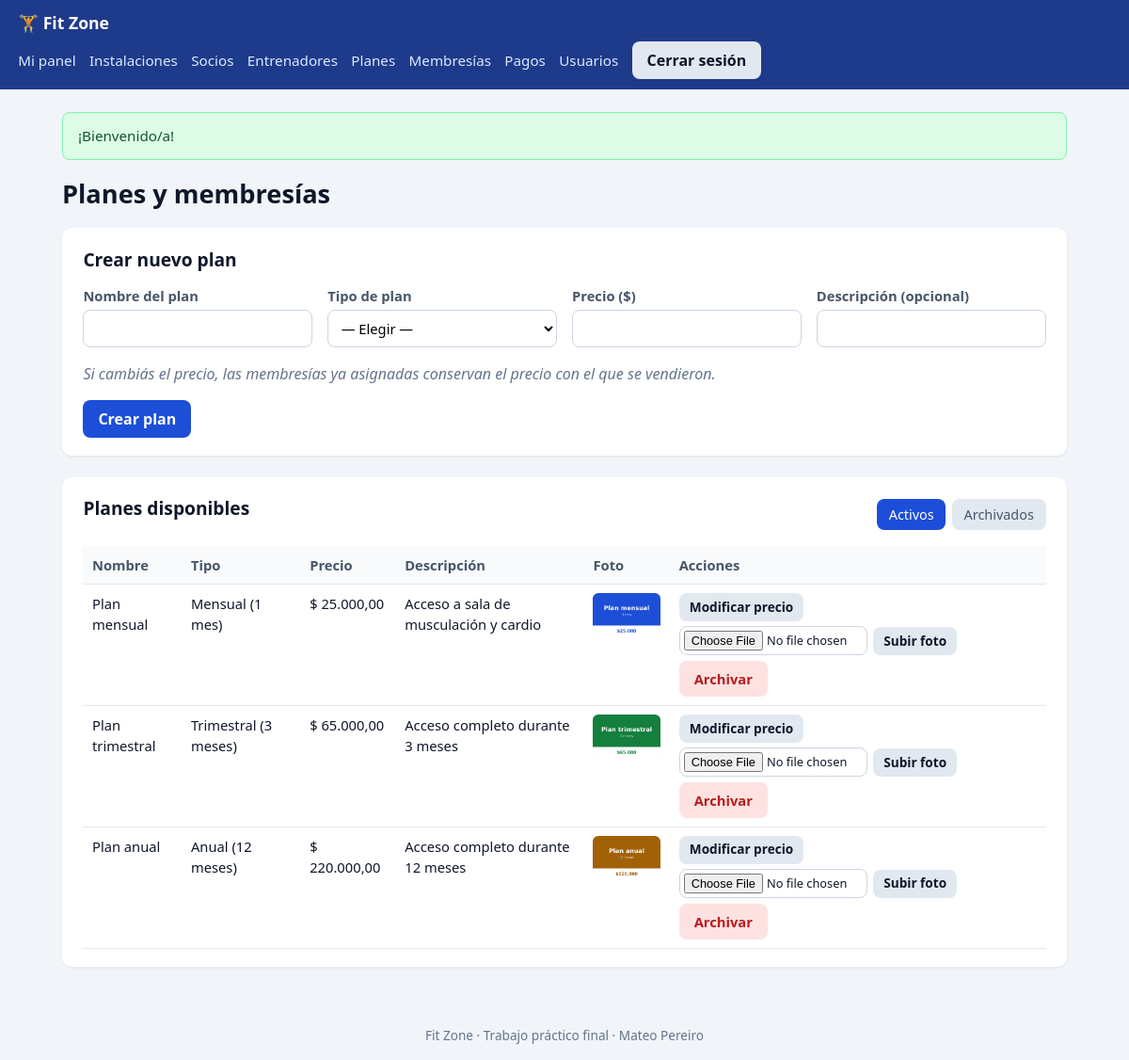
The page /planes.php (signed in) on the database its author committed.
### tables this page shows
CREATE TABLE planes (
    id              INT UNSIGNED AUTO_INCREMENT PRIMARY KEY,
    nombre          VARCHAR(50)   NOT NULL UNIQUE,
    duracion_meses  TINYINT UNSIGNED NOT NULL,
    precio          DECIMAL(10,2) NOT NULL,
    descripcion     VARCHAR(255)  NULL,
    creado_en       DATETIME NOT NULL DEFAULT CURRENT_TIMESTAMP,
    archivado_en    DATETIME NULL DEFAULT NULL,
    CONSTRAINT chk_plan_duracion CHECK (duracion_meses IN (1, 3, 12)),
    CONSTRAINT chk_plan_precio CHECK (precio >= 0)
);

### includes/funciones.php (called while the page is built, shortened)
<?php
function escapar($valor): string
{
    return htmlspecialchars((string) ($valor ?? ''), ENT_QUOTES | ENT_SUBSTITUTE, 'UTF-8');
}
function obtener_flash(): ?array
{
    $mensaje = $_SESSION['flash'] ?? null;
    return $mensaje;
}
function requerir_login(PDO $pdo): array
{
    $st = $pdo->prepare('SELECT id, nombre, apellido, dni, email, rol, creado_en, archivado_en
                         FROM usuarios WHERE id = :id');
    $st->execute([':id' => $_SESSION['usuario_id']]);
    $usuario = $st->fetch();
    return $usuario;
}
function requerir_admin(PDO $pdo): array
{
    $usuario = requerir_login($pdo);
    return $usuario;
}
function formato_dinero($monto): string
{
    return '$ ' . number_format((float) $monto, 2, ',', '.');
}
function imagen_de(string $carpeta, int $id): ?string
{
    foreach (['jpg', 'jpeg', 'png', 'webp'] as $ext) {
        $ruta = "img/$carpeta/$id.$ext";
        if (is_file(__DIR__ . '/../' . $ruta)) {
            return $ruta;
        }
    }
    return null;
}

### planes.php (the view, shortened to what this page needs)
<?php
require_once __DIR__ . '/includes/funciones.php';
require_once __DIR__ . '/includes/conexion.php';
require_once __DIR__ . '/includes/diseno.php';
$admin = requerir_admin($pdo);
$valores = ['nombre' => '', 'duracion_meses' => null, 'precio' => '', 'descripcion' => ''];
$idEditando = null;
$verArchivados = ($_GET['ver'] ?? '') === 'archivados';
$planes = $pdo->query('SELECT id, nombre, duracion_meses, precio, descripcion FROM planes
                       WHERE archivado_en ' . ($verArchivados ? 'IS NOT NULL' : 'IS NULL') . '
                       ORDER BY duracion_meses, precio')->fetchAll();
encabezado('Planes y membresías', $admin);
$modoEdicion = $idEditando !== null;
?>
<?php if (!$verArchivados): ?>
<section class="tarjeta">
    <h2><?= $modoEdicion ? 'Modificar plan y precio' : 'Crear nuevo plan' ?></h2>
    <form method="post" class="formulario">
        <div class="grilla">
            <?php
            campo('nombre', 'Nombre del plan', $valores['nombre'], ['requerido' => true, 'max' => 50]);
            select('duracion_meses', 'Tipo de plan', DURACIONES, $valores['duracion_meses'], ['requerido' => true]);
            ?>
        </div>
        <p class="vacio">Si cambiás el precio, las membresías ya asignadas conservan el precio con el que se vendieron.</p>
        <div class="acciones">
            <button type="submit"><?= $modoEdicion ? 'Guardar cambios' : 'Crear plan' ?></button>
        </div>
    </form>
</section>
<?php endif; ?>
<section class="tarjeta">
    <div class="cabecera-seccion">
        <h2>Planes disponibles</h2>
        <nav class="pestanas">
            <a href="planes.php" class="<?= !$verArchivados ? 'activa' : '' ?>">Activos</a>
            <a href="planes.php?ver=archivados" class="<?= $verArchivados ? 'activa' : '' ?>">Archivados</a>
        </nav>
    </div>
    <?php if (!$planes): ?>
        <p class="vacio">No hay planes para mostrar.</p>
    <?php else: ?>
    <div class="tabla-responsive">
        <table class="tabla">
            <thead><tr><th>Nombre</th><th>Tipo</th><th>Precio</th><th>Descripción</th><th>Foto</th><th>Acciones</th></tr></thead>
            <tbody>
            <?php foreach ($planes as $p): ?>
                <tr>
                    <td><?= escapar($p['nombre']) ?></td>
                    <td><?= escapar(DURACIONES[(int) $p['duracion_meses']] ?? $p['duracion_meses'] . ' meses') ?></td>
                    <td><?= escapar(formato_dinero($p['precio'])) ?></td>
                    <td><?= escapar($p['descripcion']) ?></td>
                    <td>
                        <?php $img = imagen_de('planes', (int) $p['id']); ?>
                        <?php if ($img): ?>
                            <img class="miniatura" src="<?= escapar($img) ?>" alt="<?= escapar($p['nombre']) ?>">
                        <?php else: ?>
                            <span class="etiqueta etiqueta-gris">Sin foto</span>
                        <?php endif; ?>
                    </td>
                    <td class="acciones-tabla">
                        <?php if ($verArchivados): ?>
                            <?php boton_accion('planes.php', ['accion' => 'reactivar', 'id' => $p['id']], 'Reactivar'); ?>
                        <?php else: ?>
                            <a class="boton-pequeno" href="planes.php?editar=<?= (int) $p['id'] ?>">Modificar precio</a>
                            <form method="post" action="subir_imagen.php" enctype="multipart/form-data" class="en-linea subir-foto">
                                <input type="file" name="imagen" accept="image/jpeg,image/png,image/webp" required>
                                <button type="submit" class="boton-pequeno">Subir foto</button>
                            </form>
                            <?php boton_accion('planes.php', ['accion' => 'archivar', 'id' => $p['id']], 'Archivar', 'boton-peligro', '¿Archivar este plan?'); ?>
                        <?php endif; ?>
                    </td>
                </tr>
            <?php endforeach; ?>
            </tbody>
        </table>
    </div>
    <?php endif; ?>
</section>
<?php pie();

### includes/diseno.php (shortened to what this page needs)
<?php
function encabezado(string $titulo, ?array $usuario = null): void
{
    $aviso = obtener_flash();
    ?>
<!DOCTYPE html>
<html lang="es">
<head>
    <link rel="stylesheet" href="css/estilos.css">
</head>
<body>
<?php if ($usuario): ?>
<header class="barra">
    <a class="marca" href="panel.php">🏋️ Fit Zone</a>
    <nav class="menu">
        <a href="panel.php">Mi panel</a>
        <a href="instalacion.php">Instalaciones</a>
        <?php if ($usuario['rol'] === 'admin'): ?>
            <a href="socios.php">Socios</a>
            <a href="entrenadores.php">Entrenadores</a>
            <a href="planes.php">Planes</a>
            <a href="membresias.php">Membresías</a>
            <a href="pagos.php">Pagos</a>
            <a href="admin_usuarios.php">Usuarios</a>
        <?php else: ?>
            <a href="mi_membresia.php">Mi membresía</a>
            <a href="ver_planes.php">Planes</a>
            <a href="ver_entrenadores.php">Entrenadores</a>
        <?php endif; ?>
        <form method="post" action="cerrar_sesion.php" class="en-linea">
            <button type="submit" class="boton-secundario">Cerrar sesión</button>
        </form>
    </nav>
</header>
<?php endif; ?>
<main class="contenedor">
<?php if ($aviso): ?>
    <div class="aviso aviso-<?= escapar($aviso['tipo']) ?>"><?= escapar($aviso['texto']) ?></div>
<?php endif; ?>
    <h1><?= escapar($titulo) ?></h1>
<?php
}
function pie(): void
{
    ?>
</main>
<footer class="pie">Fit Zone · Trabajo práctico final · Mateo Pereiro</footer>
</body>
</html>
<?php
}
function campo(string $nombre, string $etiqueta, $valor = '', array $o = []): void
{
    $atributos = '';
    if (!empty($o['requerido'])) {
        $atributos .= ' required';
    }
    if (isset($o['max'])) {
        $atributos .= ' maxlength="' . (int) $o['max'] . '"';
    }
    if (isset($o['min'])) {
        $atributos .= ' min="' . escapar($o['min']) . '"';
    }
    if (isset($o['paso'])) {
        $atributos .= ' step="' . escapar($o['paso']) . '"';
    }
    ?>
    <label class="campo">
        <span><?= escapar($etiqueta) ?></span>
        <input type="<?= escapar($o['tipo'] ?? 'text') ?>" name="<?= escapar($nombre) ?>"
               value="<?= escapar($valor) ?>"<?= $atributos ?>>
    </label>
    <?php
}
function select(string $nombre, string $etiqueta, array $opciones, $seleccionado = null, array $o = []): void
{
    $requerido = !empty($o['requerido']) ? ' required' : '';
    ?>
    <label class="campo">
        <span><?= escapar($etiqueta) ?></span>
        <select name="<?= escapar($nombre) ?>"<?= $requerido ?>>
            <?php if (empty($o['sin_placeholder'])): ?>
                <option value=""><?= escapar($o['primera'] ?? '— Elegir —') ?></option>
            <?php endif; ?>
        </select>
    </label>
    <?php
}
function boton_accion(string $url, array $campos, string $texto, string $clase = 'boton-secundario', ?string $confirmar = null): void
{
    $onsubmit = $confirmar ? ' onsubmit="return confirm(' . escapar(json_encode($confirmar)) . ');"' : '';
    echo '<form method="post" action="' . escapar($url) . '" class="en-linea"' . $onsubmit . '>';
    echo '<button type="submit" class="' . escapar($clase) . '">' . escapar($texto) . '</button></form>';
}

### css/estilos.css (style rules this page uses)
:root { --primario: #1d4ed8; --primario-oscuro: #1e3a8a; --fondo: #f1f5f9; --tarjeta: #ffffff; --texto: #0f172a; --suave: #64748b; --borde: #cbd5e1; --verde: #15803d; --rojo: #b91c1c; --amarillo: #a16207; --gris: #475569; --radio: 10px; }
* { box-sizing: border-box; }
body { margin: 0; font-family: system-ui, -apple-system, "Segoe UI", Roboto, Arial, sans-serif; background: var(--fondo); color: var(--texto); line-height: 1.5; min-height: 100vh; display: flex; flex-direction: column; }
h1 { font-size: 1.7rem; margin: 0 0 1rem; }
h2 { font-size: 1.2rem; margin: 0 0 .8rem; }
a { color: var(--primario); }
.barra { background: var(--primario-oscuro); color: #fff; padding: .7rem 1.2rem; }
.barra .marca { color: #fff; font-weight: 700; text-decoration: none; font-size: 1.1rem; }
.menu { display: flex; flex-wrap: wrap; gap: .4rem .9rem; align-items: center; margin-top: .4rem; }
.menu a { color: #dbeafe; text-decoration: none; font-size: .95rem; }
.contenedor { width: 100%; max-width: 1100px; margin: 1.5rem auto; padding: 0 16px; flex: 1; }
.pie { text-align: center; color: var(--suave); font-size: .85rem; padding: 1rem; }
.tarjeta { background: var(--tarjeta); border-radius: var(--radio); padding: 1.2rem 1.4rem; margin-bottom: 1.4rem; box-shadow: 0 1px 3px rgba(15, 23, 42, .08); }
.cabecera-seccion { display: flex; flex-wrap: wrap; justify-content: space-between; align-items: center; gap: .6rem; margin-bottom: .8rem; }
.formulario .grilla { display: grid; grid-template-columns: repeat(auto-fit, minmax(210px, 1fr)); gap: .8rem 1rem; }
.campo { display: flex; flex-direction: column; gap: .25rem; font-size: .92rem; }
.campo span { font-weight: 600; color: var(--gris); }
input, select, textarea { font: inherit; padding: .5rem .6rem; border: 1px solid var(--borde); border-radius: 8px; background: #fff; width: 100%; }
.acciones { display: flex; flex-wrap: wrap; gap: .6rem; align-items: center; margin-top: 1rem; }
.en-linea { display: inline-flex; gap: .4rem; align-items: center; margin: 0; }
button, .boton, .boton-secundario, .boton-peligro, .boton-pequeno { font: inherit; border: none; border-radius: 8px; padding: .5rem 1rem; cursor: pointer; text-decoration: none; display: inline-block; font-weight: 600; }
button, .boton { background: var(--primario); color: #fff; }
.boton-secundario { background: #e2e8f0; color: var(--texto); }
.boton-peligro { background: #fee2e2; color: var(--rojo); }
.boton-pequeno { background: #e2e8f0; color: var(--texto); padding: .3rem .7rem; font-size: .85rem; }
.aviso { padding: .8rem 1rem; border-radius: 8px; margin-bottom: 1rem; font-size: .95rem; }
.aviso-ok { background: #dcfce7; color: #14532d; border: 1px solid #86efac; }
.vacio { color: var(--suave); font-style: italic; }
.tabla-responsive { overflow-x: auto; }
.tabla { width: 100%; border-collapse: collapse; font-size: .92rem; }
.tabla th, .tabla td { text-align: left; padding: .55rem .6rem; border-bottom: 1px solid #e2e8f0; vertical-align: top; }
.tabla th { background: #f8fafc; color: var(--gris); font-weight: 700; }
.acciones-tabla { display: flex; flex-wrap: wrap; gap: .35rem; }
.pestanas { display: flex; gap: .4rem; }
.pestanas a { padding: .35rem .8rem; border-radius: 8px; text-decoration: none; color: var(--gris); background: #e2e8f0; font-size: .9rem; }
.pestanas a.activa { background: var(--primario); color: #fff; }
.miniatura { width: 72px; height: 48px; object-fit: cover; border-radius: 6px; display: block; background: #e2e8f0; }
.subir-foto { flex-wrap: wrap; align-items: center; }
.subir-foto input[type="file"] { width: auto; max-width: 200px; padding: .25rem; font-size: .8rem; }
.subir-foto button { padding: .3rem .7rem; font-size: .85rem; }

### rows shown on the page
planes: nombre "Plan mensual", duracion_meses "Mensual (1 mes)", precio "$ 25.000,00", descripcion "Acceso a sala de musculación y cardio", shows a picture
planes: nombre "Plan trimestral", duracion_meses "Trimestral (3 meses)", precio "$ 65.000,00", descripcion "Acceso completo durante 3 meses", shows a picture
planes: nombre "Plan anual", duracion_meses "Anual (12 meses)", precio "$ 220.000,00", descripcion "Acceso completo durante 12 meses", shows a picture

### other values the page prints
escapar($aviso['texto']) "¡Bienvenido/a!"
escapar($titulo) "Planes y membresías"
escapar($etiqueta) "Nombre del plan Precio ($) Descripción (opcional)"
escapar($etiqueta) "Tipo de plan"
form field duracion_meses "— Elegir —"
